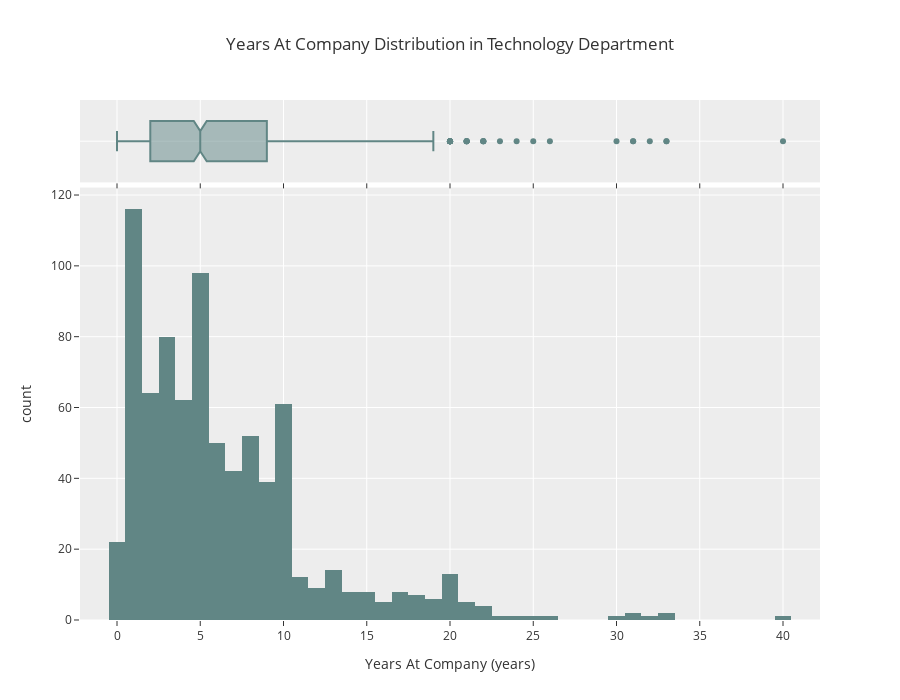

Notebook code cell kept with this figure:
### Code cell
years_at_company_distribution = healthcare_data[healthcare_data['Department'] == 'Maternity']
hist_years_at_company_distribution = px.histogram(
    years_at_company_distribution,
    x = 'YearsAtCompany',
    color_discrete_sequence = ['#618685','#80ced6'],
    title = 'Years At Company Distribution in Technology Department',
    template = 'ggplot2',
    labels={
        'YearsAtCompany': 'Years At Company (years)',
    },
    marginal = 'box',
    height=700,
)
hist_years_at_company_distribution

### Figure 1 — Plotly figure (JSON) as saved in the notebook; plotly's stock layout.template omitted (floating-point values rounded to 4 significant figures; data arrays with more than 128 entries replaced by an {"elided": "..."} marker saying what was removed)
{"data": [{"alignmentgroup": "True", "bingroup": "x", "hovertemplate": "Years At Company (years)=%{x}<br>count=%{y}<extra></extra>", "legendgroup": "", "marker": {"color": "#618685", "pattern": {"shape": ""}}, "name": "", "offsetgroup": "", "orientation": "v", "showlegend": false, "type": "histogram", "x": {"elided": "796 int values"}, "xaxis": "x", "yaxis": "y"}, {"alignmentgroup": "True", "hovertemplate": "Years At Company (years)=%{x}<extra></extra>", "legendgroup": "", "marker": {"color": "#618685"}, "name": "", "notched": true, "offsetgroup": "", "showlegend": false, "type": "box", "x": {"elided": "796 int values"}, "xaxis": "x2", "yaxis": "y2"}], "layout": {"barmode": "relative", "height": 700, "legend": {"tracegroupgap": 0}, "title": {"text": "Years At Company Distribution in Technology Department"}, "xaxis": {"anchor": "y", "domain": [0, 1], "title": {"text": "Years At Company (years)"}}, "xaxis2": {"anchor": "y2", "domain": [0, 1], "matches": "x", "showticklabels": false}, "yaxis": {"anchor": "x", "domain": [0, 0.8316], "title": {"text": "count"}}, "yaxis2": {"anchor": "x2", "domain": [0.8416, 1], "matches": "y2", "showline": false, "showticklabels": false, "ticks": ""}}}
